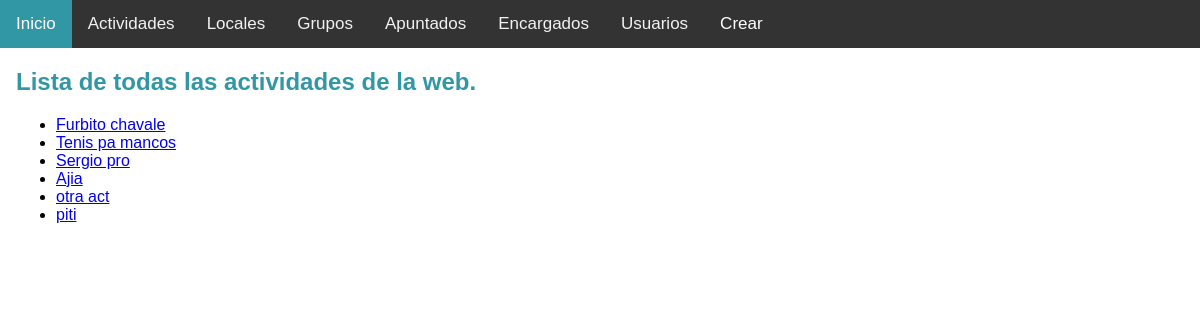
The app's page /actividad/, older data.
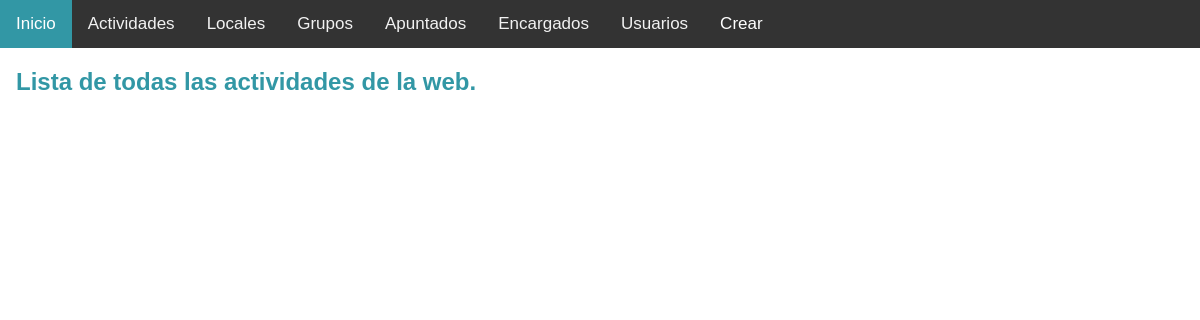
The same page, newer data.
### findysport_app/models.py (models this page shows, shortened)
class Actividad(models.Model):
    local = models.ForeignKey(Local, on_delete=CASCADE)
    nombre = models.CharField(max_length=50)
    tipo = models.CharField(max_length=16)
    descripcion = models.CharField(max_length=200)
    creador = models.CharField(max_length=20)

### findysport_app/views.py (the view)
# urls.py: path('actividad/', ActividadListView.as_view(), name = "actividad-list"),
class ActividadListView(ListView):
    model = Actividad

### findysport_app/templates/findysport_app/actividad_list.html (shortened to what this page needs)
{% extends "base.html" %}
{% block content %}
<h2>Lista de todas las actividades de la web.</h2>
<ul>
    {% for actividad in object_list %}
        <li>
            <a href="{% url 'actividad-detail' actividad.pk %}">{{ actividad.nombre }}</a>
        </li>
    {% endfor %}
</ul>
{% endblock %}

### findysport_app/templates/base.html (shortened to what this page needs)
<!DOCTYPE html>
<html>
<head>
</head>
<body>
<div class="topnav">
    <a class="active" href="{% url 'inicio' %}">Inicio</a>
    <a href="{% url 'actividad-list' %}">Actividades</a>
    <a href="{% url 'local-list' %}">Locales</a>
    <a href="{% url 'grupo-list' %}">Grupos</a>
    <a href="{% url 'apuntado-list' %}">Apuntados</a>
    <a href="{% url 'encargado-list' %}">Encargados</a>
    <a href="{% url 'usuario-list' %}">Usuarios</a>
    <div class="dropdown">
      <button class="dropbtn">Crear
      </button>
    </div>
</div>
<div style="padding-left:16px">
{% block content %}
{% endblock %}
</div>
</body>
</html>

### findysport_app/templates/base.html (style rules this page uses)
body { margin: 0; font-family: Arial, Helvetica, sans-serif; }
.topnav { overflow: hidden; background-color: #333; }
.topnav a { float: left; color: #f2f2f2; text-align: center; padding: 14px 16px; text-decoration: none; font-size: 17px; }
.topnav a.active { background-color: #3297a5; color: white; }
.dropdown { float: left; overflow: hidden; }
.dropdown .dropbtn { font-size: 17px; border: none; outline: none; color: white; padding: 14px 16px; background-color: inherit; font-family: inherit; margin: 0; }

### findysport_app/templates/findysport_app/actividad_list.html (style rules this page uses)
h2 { color: #3297a5 }

Row changes from the older to the newer data that the page shows:
removed Actividad: nombre "Furbito chavale"
removed Actividad: nombre "Tenis pa mancos"
removed Actividad: nombre "Sergio pro"
removed Actividad: nombre "Ajia"
removed Actividad: nombre "otra act"
removed Actividad: nombre "piti"
